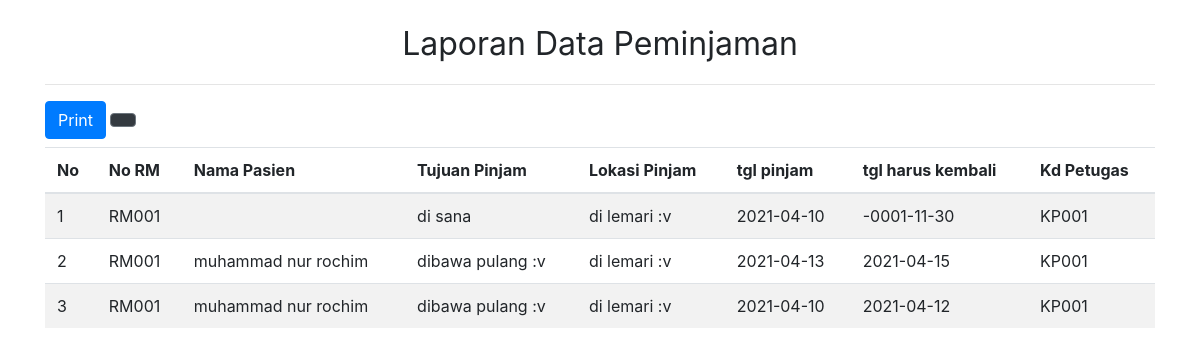
/Laporan/lap.data.peminjaman.php, run on an earlier commit of the app's database.
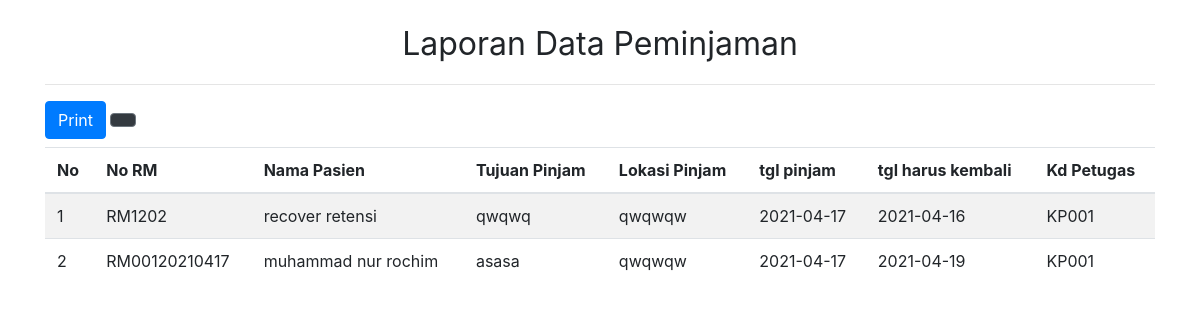
And on a later commit of the database.
### tables this page shows
CREATE TABLE `peminjaman` (
  `no_pinjam` varchar(5) NOT NULL,
  `kd_peminjam` varchar(6) NOT NULL,
  `tgl_pinjam` datetime DEFAULT NULL,
  `kd_petugas` varchar(5) NOT NULL,
  `tujuan_pinjam` varchar(255) DEFAULT NULL,
  `lokasi_pinjam` varchar(255) DEFAULT NULL,
  `tanggal_hrs_kmb` datetime DEFAULT NULL,
  `no_rm` varchar(15) DEFAULT NULL,
  `nm_pasien` varchar(255) DEFAULT NULL,
  `tgl_lahir` datetime DEFAULT NULL
);

### Laporan/lap.data.peminjaman.php (the view, shortened to what this page needs)
<?php
include('../config/config.php');
?>
<link href="../assets/bootstrap/dist/css/bootstrap.min.css" rel="stylesheet">
<div class="container" style="margin-top:20px">
  <center>
    <font size="6">Laporan Data Peminjaman</font>
  </center>
  <hr>
  <button onclick="trig_print()" class="btn btn-primary right" on>Print</button>
  <button type="button" class="btn btn-secondary bg-dark" data-toggle="modal" data-target="#exampleModal">
  </button>
</div>
<div class="table-responsive mt-2">
  <table aria-label="Laporan Data Peminjaman" id="myTable" class="table table-striped jambo_table bulk_action">
    <thead>
      <tr>
        <th>No</th>
        <th>No RM</th>
        <th>Nama Pasien</th>
        <th>Tujuan Pinjam</th>
        <th>Lokasi Pinjam</th>
        <th>tgl pinjam</th>
        <th>tgl harus kembali</th>
        <th>Kd Petugas</th>
      </tr>
    </thead>
    <tbody>
      <?php
      if (isset($_POST['submit'])) {
        $dari = $_POST['dari'];
        $sampai = $_POST['sampai'];
        $sql = mysqli_query($koneksi, "SELECT * FROM peminjaman WHERE tgl_pinjam BETWEEN '$dari' AND '$sampai' ORDER BY no_pinjam ASC") or die(mysqli_error($koneksi));
      } else {
        $sql = mysqli_query($koneksi, "SELECT * FROM peminjaman ORDER BY no_pinjam ASC") or die(mysqli_error($koneksi));
      }
      if (mysqli_num_rows($sql) > 0) {
        $no = 1;
        while ($data = mysqli_fetch_assoc($sql)) {
          echo '
              <tr>
                <td>' . $no++ . '</td>
                <td>' . $data['no_rm'] . '</td>
                <td>' . $data['nm_pasien'] . '</td>
                <td>' . $data['tujuan_pinjam'] . '</td>
                <td>' . $data['lokasi_pinjam'] . '</td>
                <td>' . date("Y-m-d", strtotime($data['tgl_pinjam'])) . '</td>
                <td>' . date("Y-m-d" , strtotime($data['tanggal_hrs_kmb'])) . '</td>
                <td>' . $data['kd_petugas'] . '</td>
              </tr>
              ';
        }
      } else {
        echo '
            <tr>
              <td colspan="6">Tidak ada data.</td>
            </tr>
            ';
      }
      ?>
  </table>
</div>

What changed in the data, as far as the page shows it:
removed peminjaman: no_rm "RM001", nm_pasien "muhammad nur rochim", tujuan_pinjam "dibawa pulang :v", lokasi_pinjam "di lemari :v", tgl_pinjam "2021-04-13", tanggal_hrs_kmb "2021-04-15", kd_petugas "KP001"
removed peminjaman: no_rm "RM001", nm_pasien "muhammad nur rochim", tujuan_pinjam "dibawa pulang :v", lokasi_pinjam "di lemari :v", tgl_pinjam "2021-04-10", tanggal_hrs_kmb "2021-04-12", kd_petugas "KP001"
changed peminjaman: no_rm "RM001" → "RM1202"; nm_pasien (not shown) → "recover retensi"; tujuan_pinjam "di sana" → "qwqwq"; lokasi_pinjam "di lemari :v" → "qwqwqw"; tgl_pinjam "2021-04-10" → "2021-04-17"; tanggal_hrs_kmb "-0001-11-30" → "2021-04-16"
added peminjaman: no_rm "RM00120210417", nm_pasien "muhammad nur rochim", tujuan_pinjam "asasa", lokasi_pinjam "qwqwqw", tgl_pinjam "2021-04-17", tanggal_hrs_kmb "2021-04-19", kd_petugas "KP001"
